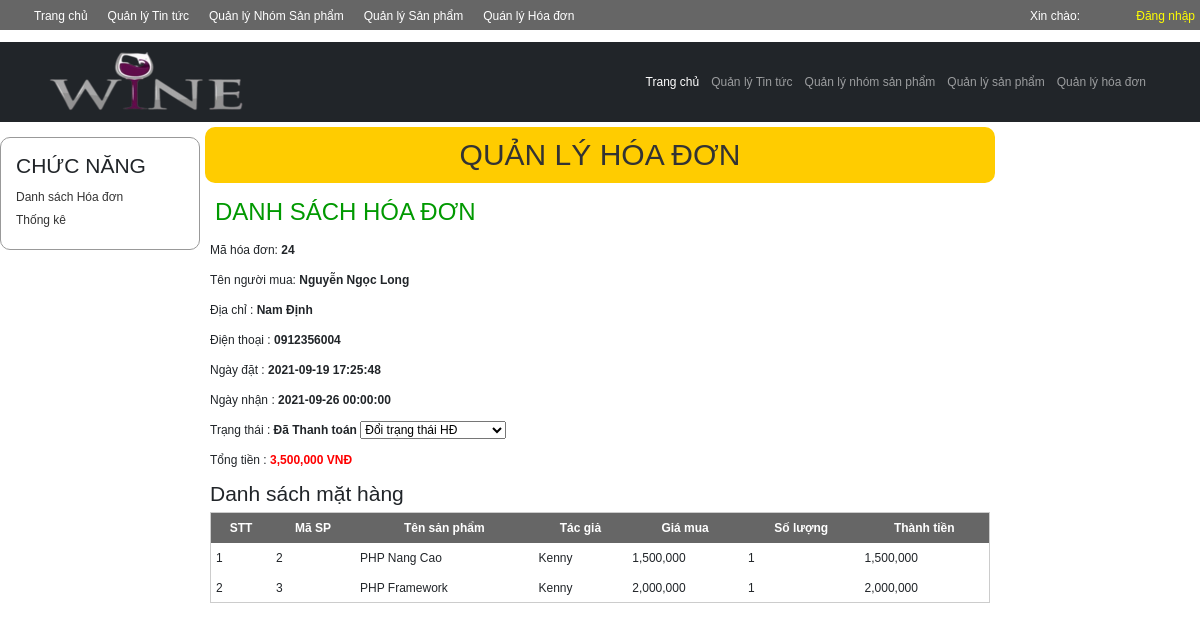
Before: /index_admin.php?module=hoadon&act=chitiet&id=24 with the older database file.
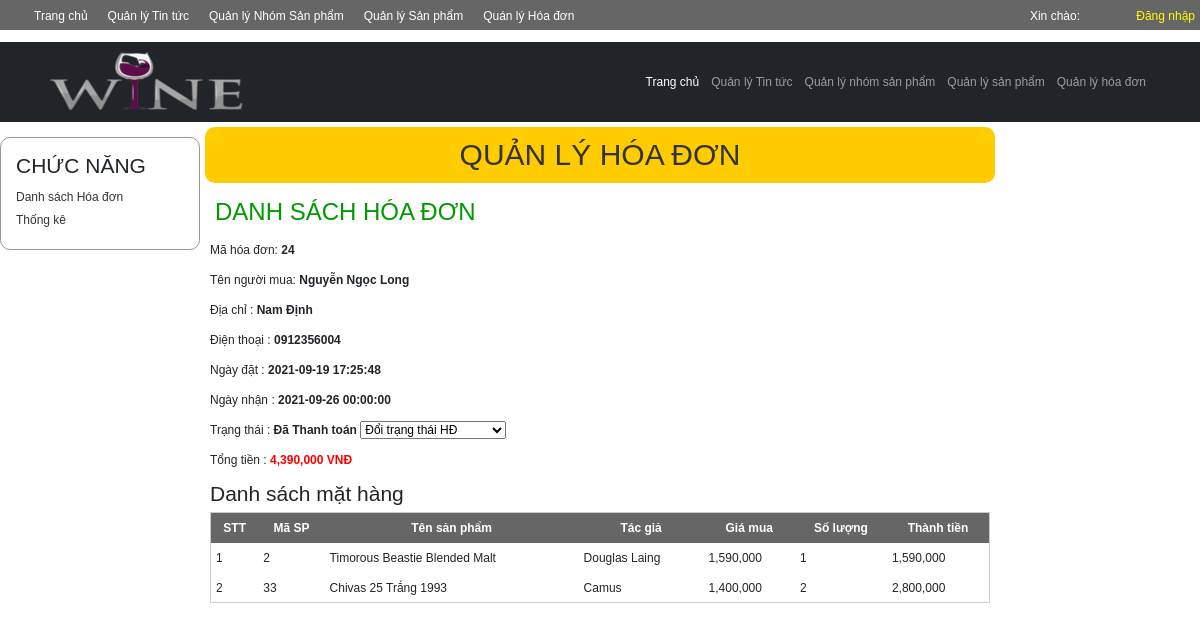
After: the same page with the newer database file.
### tables this page shows
CREATE TABLE `tbchitiethoadon` (
  `id` int(11) NOT NULL,
  `mahd` int(11) NOT NULL,
  `masp` int(11) NOT NULL,
  `soluong` int(11) NOT NULL DEFAULT 0,
  `giamua` float NOT NULL DEFAULT 0
);

CREATE TABLE `books` (
  `id` int(11) NOT NULL,
  `title` varchar(255) NOT NULL,
  `author` varchar(100) NOT NULL,
  `price` int(30) NOT NULL,
  `images` varchar(100) DEFAULT NULL,
  `summary` varchar(30) DEFAULT NULL,
  `concentration` float NOT NULL DEFAULT 0,
  `capacity` int(10) NOT NULL DEFAULT 0,
  `content` text DEFAULT NULL,
  `status` tinyint(1) DEFAULT 1,
  `cat_id` int(11) NOT NULL DEFAULT 0
);

### Models/clsDatabase.php (called while the page is built, shortened)
<?php
class clsDatabase
{
	public $conn = NULL;
	function __construct()
	{
		try
		{
			$this->conn = new PDO("mysql:host=localhost;dbname=shop","root","");
			$this->conn->exec("SET NAMES UTF8");
		}
		catch(PDOException $ex)
		{
			echo "<h3>" . $ex->getMessage() . "</h3>";
			die("<h3> LỖI KẾT NỐI CSDL </h3>");
		}
	}
	function ThucthiSQL($sql, $data=NULL)
	{
		$this->pdo_stm = $this->conn->prepare($sql);
		$ketqua=false;
		if($data!=NULL)
			$ketqua = $this->pdo_stm->execute($data);
		else
			$ketqua = $this->pdo_stm->execute();
		return $ketqua;
	}
}
?>

### Models/clsHoadon.php (called while the page is built, shortened)
<?php
require_once("clsDatabase.php");
class clsHoadon
{
	public $db;
	function __construct()
	{
		$this->db = new clsDatabase();
	}
	public function TongTien($mahd)
	{
		$sql = "SELECT SUM(soluong*giamua) AS tongtien
					FROM `tbchitiethoadon` WHERE mahd=?";
		$data[] = $mahd;
 		$ketqua = $this->db->ThucthiSQL($sql,$data);
		if($ketqua==TRUE)
		{
			$this->data = $this->db->pdo_stm->fetch();
			return $this->data["tongtien"];
		}
		else
			return -1;
	}
	function TimHoadon($mahd)
	{
		$sql = "SELECT * FROM tbHoadon WHERE mahd=?";
		$data[] = $mahd;
		$ketqua = $this->db->ThucthiSQL($sql,$data);
		if($ketqua==TRUE)
			$this->data = $this->db->pdo_stm->fetch();
		return $ketqua;
	}
	function ChitietHoadon($mahd)
	{
		$sql = "SELECT CTHD.*, SP.title,SP.author
				 FROM tbchitiethoadon CTHD INNER JOIN books SP
				 ON CTHD.masp = SP.id WHERE mahd = ?";
		$data[] = $mahd;
		$ketqua = $this->db->ThucthiSQL($sql,$data);
		if($ketqua==TRUE)
			$this->data = $this->db->pdo_stm->fetchAll();
		return $ketqua;
	}
}
?>

### Views/vChitietHD.php (the view, shortened to what this page needs)
<div id="content_left">
       	<div class="left1">
           	<h3>CHỨC NĂNG</h3>
               <p><a href="?module=<?=$module?>">Danh sách Hóa đơn</a></p>
               <p><a href="?module=<?=$module?>">Thống kê</a></p>
           </div>
       </div>
       <div id="content_right">
       	<h1> QUẢN LÝ HÓA ĐƠN</h1>
           <h2> DANH SÁCH HÓA ĐƠN</h2>
           <div id="right_detail">
			<?php
               $trangthai="";
               if($rowHD["trangthai"]==0)
                   $trangthai = "HĐ mới";
               else if($rowHD["trangthai"]==1)
                   $trangthai = "Đã duyệt";
               else if($rowHD["trangthai"]==2)
                   $trangthai = "Đã Thanh toán";
               else if($rowHD["trangthai"]==3)
                   $trangthai = "Tạm hủy";
               ?>
               <p> Mã hóa đơn: <b> <?=$id?> </b></p>
               <p> Tên người mua: <b> <?=$rowHD["tennguoimua"]?> </b></p>
               <p> Địa chỉ :<b> <?=$rowHD["diachi"]?> </b></p>
               <p> Điện thoại :<b> <?=$rowHD["dienthoai"]?> </b></p>
               <p> Ngày đặt :<b> <?=$rowHD["ngaydat"]?> </b></p>
               <p> Ngày nhận :<b> <?=$rowHD["ngaynhan"]?> </b></p>
               <p> Trạng thái :<b> <?=$trangthai?> </b>
               <select name="sTT" id="sTT" onChange="sTT_Change(this.value);">
                   <option value=""> Đổi trạng thái HĐ</option>
               </select>
               </p>
               <p> Tổng tiền :<span style="color:red; font-weight:bold">
					<?=number_format($tongtien)?> VNĐ</span>
               </p>
               <h3> Danh sách mặt hàng</h3>
               <table width="100%" border="1" class="Content_Table" cellpadding="0" cellspacing="0">
                 <tr>
                   <td>STT</td>
                   <td>Mã SP</td>
                   <td>Tên sản phẩm</td>
                   <td>Tác giả</td>
                   <td> Giá mua</td>
                   <td>Số lượng</td>
                   <td>Thành tiền</td>
                 </tr>
                 <?php
                 $rows = $hoadon->data;
                 $stt=0;
                   foreach($rows as $row)
                   {
                       $stt++;
                 ?>
                 <tr>
                   <td><?=$stt?></td>
                   <td><?=$row["masp"]?></td>
                   <td><?=$row["title"]?></td>
                   <td><?=$row["author"]?></td>
                   <td><?=number_format($row["giamua"])?></td>
                   <td><?=$row["soluong"]?></td>
                   <td><?=number_format($row["giamua"]*$row["soluong"])?></td>
                 </tr>
                 <?php
                   }
                 ?>
               </table>
		</div>
       </div>

Changed rows visible on the page:
changed tbchitiethoadon: masp.title "PHP Nang Cao" → "Timorous Beastie Blended Malt"; masp.author "Kenny" → "Douglas Laing"; giamua "1,500,000" → "1,590,000"; $row["giamua"]*$row["soluong"] "1,500,000" → "1,590,000"
changed tbchitiethoadon: masp "3" → "33"; masp.title "PHP Framework" → "Chivas 25 Trắng 1993"; masp.author "Kenny" → "Camus"; giamua "2,000,000" → "1,400,000"; soluong "1" → "2"; $row["giamua"]*$row["soluong"] "2,000,000" → "2,800,000"
Other visible differences:
$tongtien: "3,500,000" → "4,390,000"
